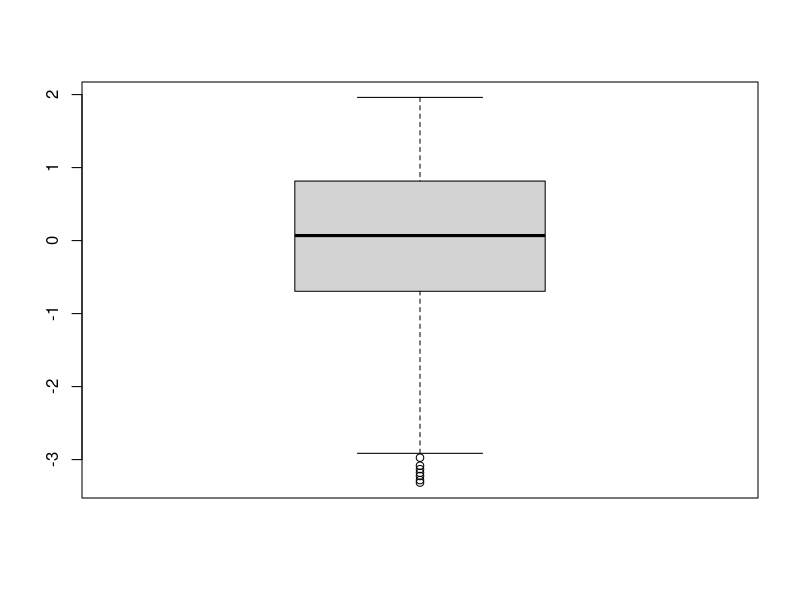

Here is the R script that generated this plot:
## ---- chunk 1
knitr::opts_chunk$set(echo = TRUE)
## ---- chunk 2
# reading the data in r

library(readr)
library(lubridate)
library(dplyr)
library(Hmisc)
library(caret)
library(kernlab)
library(stringr)
library(knitr)
library(VIM)

WGIbyCountryAndRegion <- read.csv("WGIbyCountryAndRegion.csv")
WGIbyCountryAndRegion$date <- as.numeric(WGIbyCountryAndRegion$date)
head(WGIbyCountryAndRegion)
glimpse(WGIbyCountryAndRegion)

# Instability of the whole world

# instability average for the period of 1996-2017

summary(WGIbyCountryAndRegion$stability)

boxplot(WGIbyCountryAndRegion$stability)


# instabiility trend
